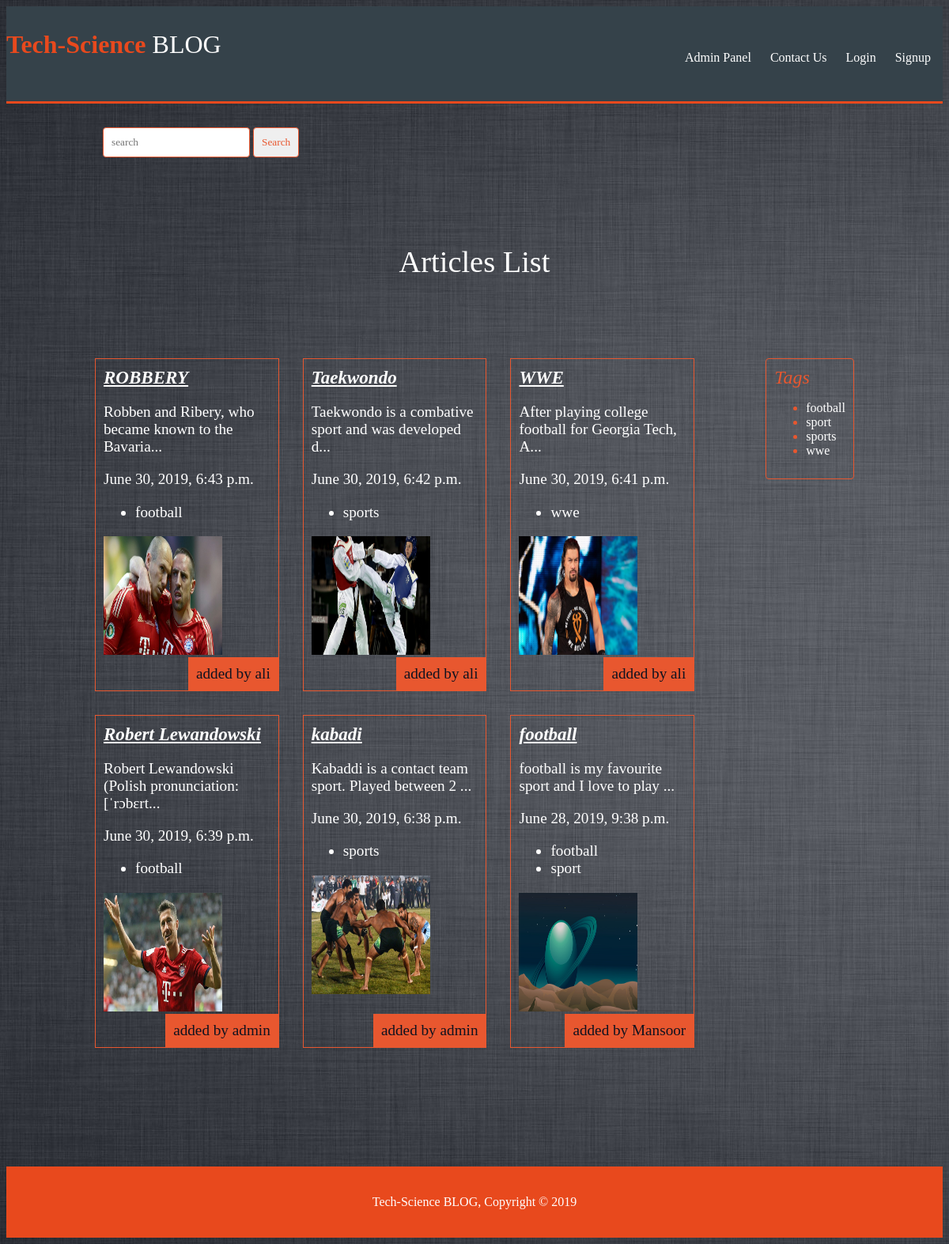
The app's page /articles/ with its own data.
### articles/models.py (models this page shows, shortened)
class Article(models.Model):
    title = models.CharField(max_length=100)
    slug = models.SlugField()
    body = models.TextField()
    date = models.DateTimeField(auto_now_add=True)
    thumb = models.ImageField(default='default.png', blank=True)
    author = models.ForeignKey(User, on_delete=models.PROTECT, default=None)
    tags = TaggableManager()
    def snippet(self):
        return self.body[:50] + '...'

### articles/views.py (the view)
class ArticleIndex(TagMixin,ListView):
    template_name = 'articles/article_list.html'
    model = Article
    paginate_by = '1000'
    queryset = Article.objects.all()
    context_object_name = 'articles'
    ordering = ['-date']

### articles/views.py (called while the page is built)
    def get_context_data(self,**kwargs):
        context = super(TagMixin,self).get_context_data(**kwargs)
        context['tags']= Tag.objects.all()
        return context

### articles/templates/articles/article_list.html (shortened to what this page needs)
{% extends 'base_layout.html' %}
{% block content%}
    <div class="search">
    <form method="GET" action="" class="search" >
  <input type="text" name='q' placeholder="search"class="button1"/>
  <input type="submit" value="Search"class="button2"/>
    </form>
        </div>
    <h1>Articles List</h1>
    <div class="panel-heading">
    <h2><i>Tags</i></h2>
    <div class="panel-body">
    <ul class="tags">
        {% for tag in tags %}
        <li><a href="{% url 'articles:tagged' tag.slug %}">{{ tag.name }}</a> </li>
        {% empty %}
            <li><a href="/articles/">Click here to show tags</a></li>
        <li>No Tags Right now</li>
        {% endfor %}
    </ul>
    </div>
    </div>
    <div class="articles">
    {% for article in articles %}
        <div class="article">
             <h2><a href="{% url 'articles:detail' slug=article.slug %}"><h2><b><i><u>{{ article.title }}</u></i></b></h2>
            <p>{{ article.snippet }}</p>
            <p>{{ article.date }}</p>
                <ul>
                  {% for tag in article.tags.all %}
                    <li> {{ tag.name }} </li>
                  {% endfor %}
                </ul>
            <img src="{{ article.thumb.url }}" alt="" height="150" width="150">
             </a>
                <p class="author">added by {{ article.author.username }}</p>
        </div>
    {% endfor %}
    </div>
{% endblock %}

### templates/base_layout.html (shortened to what this page needs)
{% load static from staticfiles %}
<!DOCTYPE html>
<html>
    <head>
        <link rel="stylesheet" href="{% static 'styles.css' %}">
    </head>
    <body>
        <header class="container">
        <div id="'branding">
            <h1><a href="{% url 'articles:list' %}"><span class="highlight">Tech-Science</span> BLOG</a></h1>
        </div>
            <nav >
                <ul>
                    <li><a href="/admin/">Admin Panel</a></li>
                    <li><a href="/contact/">Contact Us</a></li>
                                    {% if user.is_authenticated %}
                    <li>
                        <form class="logout-link" action="{% url 'accounts:logout' %}" method="post">
                            {% csrf_token %}
                            <button type="submit">Logout</button>
                        </form>
                    </li>
                    <li><a href="{% url 'articles:create' %}" class="highlight">New Article</a></li>
                    {% else %}
                    <li><a href="{% url 'accounts:login' %}">Login</a></li>
                    <li><a href="{% url 'accounts:signup' %}">Signup</a></li>
                    {% endif %}
                </ul>
            </nav>
        </header>
        <div class="wrapper">
            {% block content %}
            {% endblock %}
        </div>
    <footer>
      <p>Tech-Science BLOG, Copyright &copy; 2019</p>
    </footer>
    </body>
</html>

### assets/styles.css (style rules this page uses)
body { background-color: #0f121f; background-image: url(/static/best.jpg); background-repeat-y: no-repeat; color: #fff; }
body * { font-family: Ubuntu; }
h1, h2, h3, h4, h5 { font-weight: normal; margin: 0; }
a, a:hover, a:visited { color: #fff; text-decoration: none; }
.wrapper { max-width: 960px; margin: 0 auto; }
div.wrapper > h1 { text-align: center; margin: 100px auto; font-size: 2.4em }
header { display: grid; grid-template-columns: 1fr 1fr; padding: 20px 0; }
nav { justify-self: end; }
nav li { display: inline-block; list-style-type: none; margin-left: 20px; }
.articles { display: grid; grid-template-columns: 1fr 1fr 1fr; grid-gap: 30px; }
.article { padding: 10px; border: 1px solid #e8572f; position: relative; padding-bottom: 40px; }
.article h2 { font-size: 1.2em; }
.article .author { padding: 10px; background: #e8572f; position: absolute; right: 0; bottom: 0; margin: 0; color: #0f121f; }
.container { margin:auto; overflow:hidden; width: 100% }
header { background:#35424a; color:#ffffff; padding-top:30px; min-height:70px; border-bottom:#e8491d 3px solid; }
header nav { float:right; margin-top:10px; margin-right:15px; }
header .highlight, header .current a { color:#e8491d; font-weight:bold; }
footer { padding:20px; margin-top:150px; color:#ffffff; background-color:#e8491d; text-align: center; textarea:center; }
.panel-heading { float:right; margin-left:90px; border: 1px solid #e8572f; padding: 10px; border-radius: 4px; color: #e8572f; }
form.search { margin-top:20px; padding: 10px; border-radius: 4px; color: #e8572f; }
input.button1, input.button2 { border: 1px solid #e8572f; padding: 10px; border-radius: 4px; color: #e8572f; }

### records on screen
Tag: name "football"
Tag: name "sport"
Tag: name "sports"
Tag: name "wwe"
Article: title "ROBBERY", snippet "Robben and Ribery, who became known to the Bavaria...", date "June 30, 2019, 6:43 p.m.", thumb (picture), author.username "ali"
Article: title "Taekwondo", snippet "Taekwondo is a combative sport and was developed d...", date "June 30, 2019, 6:42 p.m.", thumb (picture), author.username "ali"
Article: title "WWE", snippet "After playing college football for Georgia Tech, A...", date "June 30, 2019, 6:41 p.m.", thumb (picture), author.username "ali"
Article: title "Robert Lewandowski", snippet "Robert Lewandowski (Polish pronunciation: [ˈrɔbɛrt...", date "June 30, 2019, 6:39 p.m.", thumb (picture), author.username "admin"
Article: title "kabadi", snippet "Kabaddi is a contact team sport. Played between 2 ...", date "June 30, 2019, 6:38 p.m.", thumb (picture), author.username "admin"
Article: title "football", snippet "football is my favourite sport and I love to play ...", date "June 28, 2019, 9:38 p.m.", thumb (placeholder picture), author.username "Mansoor"
